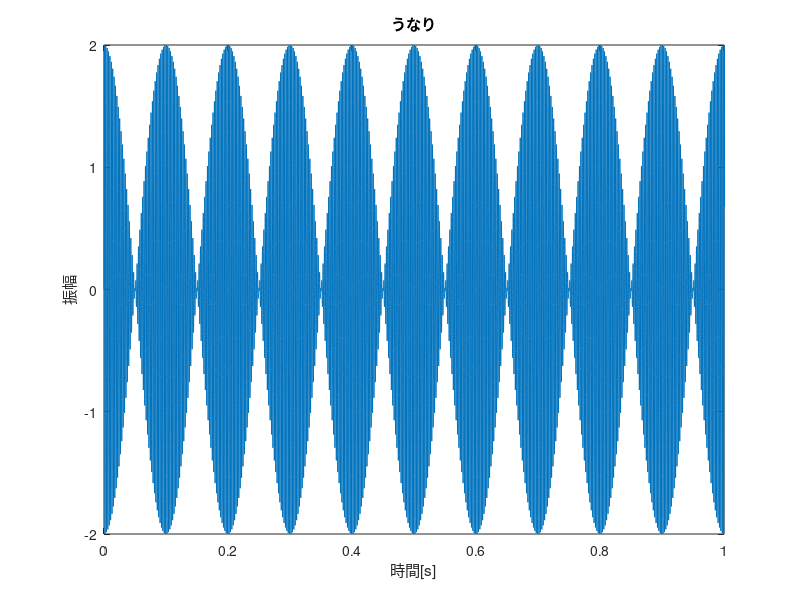

MATLAB code for this plot:
clear;

Fs=16000;  
f1=440;
f2=450;

t=([0:Fs*4-1]/Fs); %4sec for time

y1=sin(2*pi*f1*t);  %sin wave at 440Hz
y2=sin(2*pi*f2*t);  %sin wave at 441Hz
y3=y1+y2;         %y3 = y1+y2

plot(t,y3);
axis([0 1 -2 2]);
xlabel('時間[s]');
ylabel('振幅');
title('うなり');

soundsc(y3,Fs);

%周波数を高い側にnHz, 変えても, 低い側に変えても結果は変わらない
%差周波数10Hzだと, 1秒間に10回のうなりが発生する